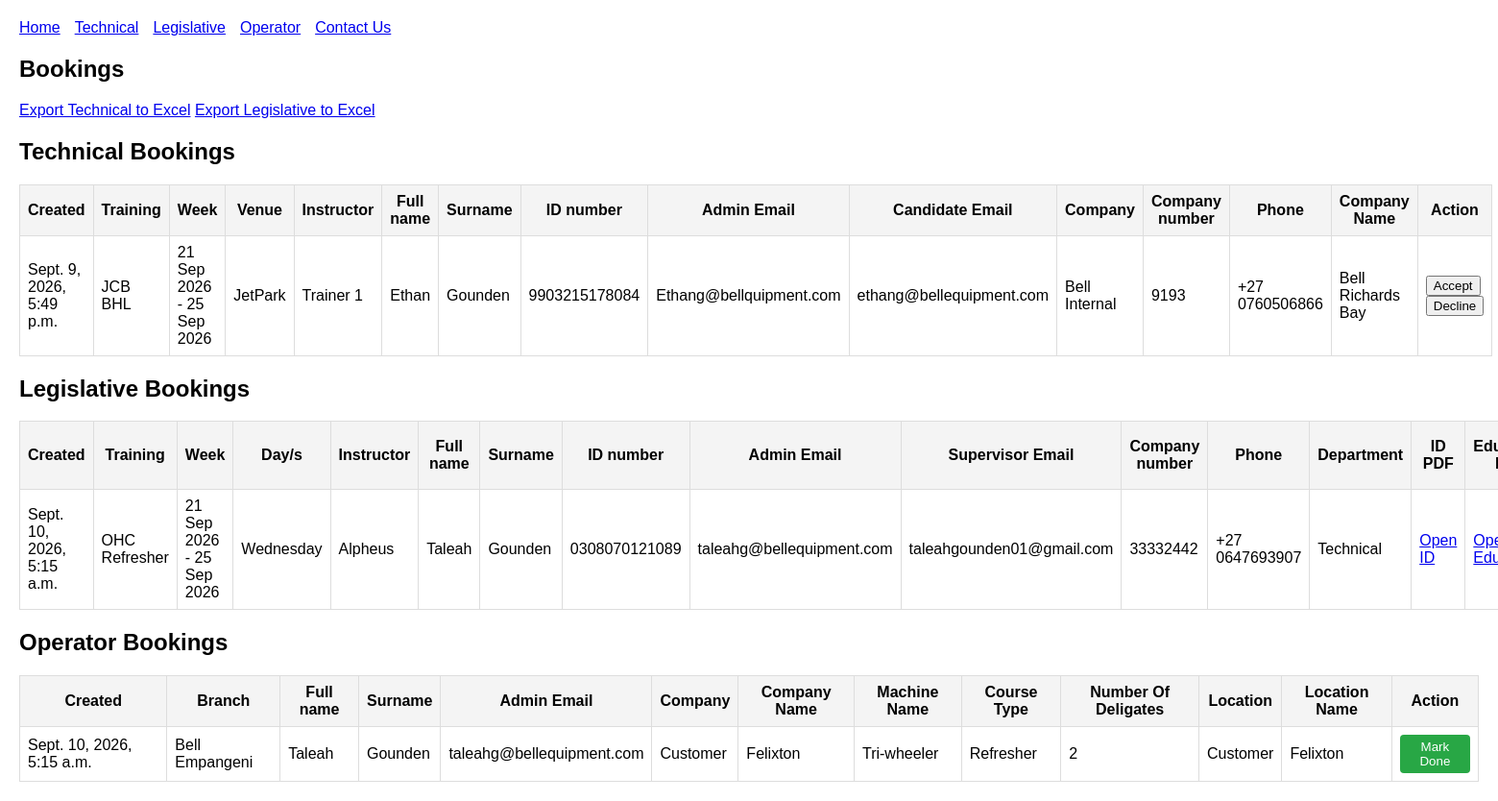
The page /bookings/ on the database its author committed.
### system/models.py (models this page shows, shortened)
class TrainingBooking(models.Model):
    slot = models.ForeignKey(ScheduleSlot, on_delete=models.CASCADE, related_name="technical_booking", null=True, blank=True )
    full_name = models.CharField(max_length=150)
    admin_email = models.EmailField(blank=True, null=True)
    candidate_email = models.EmailField(blank=True, null=True)
    phone = models.CharField(max_length=20)
    company = models.CharField(max_length=150, blank=True)
    surname = models.CharField(max_length=100, default="")
    id_number = models.CharField(max_length=50, blank=True)
    company_number = models.CharField(max_length=50, blank=True)
    company_name = models.CharField(max_length=150, blank=True)
    category = models.CharField(max_length=20, default="technical")
    created_at = models.DateTimeField(auto_now_add=True)
    is_accepted = models.BooleanField(default=False)
    is_declined = models.BooleanField(default=False)
    is_cancelled = models.BooleanField(default=False)

class ScheduleSlot(models.Model):
    week = models.ForeignKey(TrainingWeek, models.CASCADE, related_name="slots")
    instructor = models.ForeignKey(Instructor, on_delete=models.CASCADE, related_name="slots")
    training_title = models.CharField(max_length=200, help_text="e.g., ADT E# PIN 3 (5 Days)")
    venue_info = models.CharField(max_length=100, help_text="e.g., JetPark")
    prerequisite = models.TextField(blank=True, help_text="Optional prerequisite shown on the booking form")
    capacity = models.PositiveIntegerField(default=12, help_text="Total seats available")
    class Meta:
        unique_together = ("instructor", "week")

class TrainingWeek(models.Model):
    week_range = models.CharField(max_length=100, unique=True, blank=True)
    start_date = models.DateField(null=True, blank=True)
    end_date = models.DateField(null=True, blank=True)
    class Meta:
        ordering = ['start_date']
    @property
    def display_name(self):
        if self.start_date and self.end_date:
            if self.start_date == self.end_date:
                return self.start_date.strftime('%d %b %Y')
            return f"{self.start_date.strftime('%d %b %Y')} - {self.end_date.strftime('%d %b %Y')}"
        return self.week_range or ""

class Instructor(models.Model):
    name = models.CharField(max_length=100, unique=True)
    category = models.CharField(max_length=50, choices=[("technical", "Technical"), ("legislative", "Legislative")], default="technical")

class LegislativeBooking(models.Model):
    slot = models.ForeignKey(LegislativeScheduleSlot, on_delete=models.CASCADE, related_name="legislative_booking", null=True, blank=True)
    full_name = models.CharField(max_length=150)
    admin_email= models.EmailField(blank=True, null=True)
    supervisor_email = models.EmailField(blank=True, null=True)
    phone = models.CharField(max_length=20)
    department = models.CharField(max_length=150, blank=True)
    surname = models.CharField(max_length=100, default="")
    id_number = models.CharField(max_length=50, blank=True)
    company_number = models.CharField(max_length=50, blank=True)
    category = models.CharField(max_length=20, default="legislative")
    id_pdf = models.FileField(upload_to = 'booking/legislative/ids', blank=True, null=True)
    education_pdf = models.FileField(upload_to = 'booking/legislative/education', blank=True, null=True)
    medical_pdf = models.FileField(upload_to = 'booking/legislative/medical', blank=True, null=True)
    drivers_license_pdf = models.FileField(upload_to = 'booking/legislative/drivers_license', blank=True, null=True)
    previous_license_pdf = models.FileField(upload_to = 'booking/legislative/previous_license', blank=True, null=True)
    created_at = models.DateTimeField(auto_now_add=True)
    is_accepted = models.BooleanField(default=False)
    is_declined = models.BooleanField(default=False)
    is_cancelled = models.BooleanField(default=False)

class LegislativeScheduleSlot(models.Model):
    week = models.ForeignKey(TrainingWeek, models.CASCADE, related_name="legislative_slots")
    instructor = models.ForeignKey(Instructor, on_delete=models.CASCADE, related_name="legislative_slots")
    training_title = models.CharField(max_length=200, help_text="e.g., ADT E# PIN 3 (5 Days)")
    venue_info = models.CharField(max_length=100, help_text="e.g., JetPark")
    capacity = models.PositiveIntegerField(default=12, help_text="Total seats available")
    class Meta:
        verbose_name = "Legislative Schedule Slot"
        verbose_name_plural = "Legislative Schedule Slots"

class OperatorTrainingBooking(models.Model):
    full_name = models.CharField(max_length=150)
    admin_email = models.EmailField(blank=True, null=True)
    company = models.CharField(max_length=150, blank=True)
    company_name = models.CharField(max_length=150, blank=True)
    surname = models.CharField(max_length=100, default="")
    branch = models.CharField(max_length=100, blank=True)
    course_type = models.CharField(max_length=150, blank=True)
    machine_name = models.CharField(max_length=150, blank=True)
    number_of_deligates = models.IntegerField( blank=True)
    location = models.CharField(max_length=150, blank=True)
    location_name = models.CharField(max_length=150, blank=True)
    created_at = models.DateTimeField(auto_now_add=True)
    is_done = models.BooleanField(default=False)

### system/views.py (the view)
# urls.py: path('bookings/', views.bookings_list, name='bookings_list'),
def bookings_list(request):
    technical_bookings = TrainingBooking.objects.filter(category="technical").select_related("slot", "slot__instructor", "slot__week").order_by("slot__week__start_date", "slot__week__end_date", "slot__instructor__name", "-created_at")
    legislative_bookings = LegislativeBooking.objects.filter(category="legislative").select_related("slot", "slot__instructor", "slot__week").order_by("slot__week__start_date", "slot__week__end_date", "slot__instructor__name", "-created_at")
    operator_bookings = OperatorTrainingBooking.objects.all(
    )
    context = {
        "technical_bookings": technical_bookings,
        "legislative_bookings": legislative_bookings,
        "operator_bookings" : operator_bookings,
    }
    return  render(request, "bookings_list.html", context)

### system/templates/bookings_list.html (shortened to what this page needs)
<!DOCTYPE html>
<html lang="en">
<head>
</head>
<body>
<nav>
    <ul>
        <li><a href="{% url 'home' %}">Home</a></li>
        <li><a href="{% url 'technical' %}">Technical</a></li>
        <li><a href="{% url 'legislative' %}">Legislative</a></li>
        <li><a href="{% url 'operator' %}">Operator</a></li>
        <li><a href="{% url 'contact' %}">Contact Us</a></li>
    </ul>
</nav>
    <h2>Bookings</h2>
    <p>
        <a href="{% url 'export_technical' %}">Export Technical to Excel</a>
        <a href="{% url 'export_legislative' %}">Export Legislative to Excel</a>
    </p>
    <h2>Technical Bookings</h2>
    <table>
        <thead>
            <tr>
                <th>Created</th>
                <th>Training</th>
                <th>Week</th>
                <th>Venue</th>
                <th>Instructor</th>
                <th>Full name</th>
                <th>Surname</th>
                <th>ID number</th>
                <th>Admin Email</th>
                <th>Candidate Email</th>
                <th>Company</th>
                <th>Company number</th>
                <th>Phone</th>
                <th>Company Name</th>
                <th>Action</th>
            </tr>
        </thead>
        <tbody>
            {% for b in technical_bookings %}
            <tr>
                <td>{{ b.created_at }}</td>
                <td>{{ b.slot.training_title }}</td>
                <td>{{ b.slot.week.display_name }}</td>
                <td>{{ b.slot.venue_info }}</td>
                <td>{{ b.slot.instructor.name }}</td>
                <td>{{ b.full_name }}</td>
                <td>{{ b.surname }}</td>
                <td>{{ b.id_number }}</td>
                <td>{{ b.admin_email }}</td>
                <td>{{ b.candidate_email }}</td>
                <td>{{ b.company }}</td>
                <td>{{ b.company_number }}</td>
                <td>{{ b.phone }}</td>
                <td>{{ b.company_name }}</td>
                <td>
                    <div class="btn-group" role="group">
                        {% if b.is_cancelled %}
                            <span class="text-secondary font-weight-bold">Cancelled</span>
                            <form action="{% url 'delete_booking' b.id %}" method = "POST" style="display:inline;" class="booking-action-form" data-action-type="delete" onsubmit="return confirm('Are you sure you want to permanently delete this cancelled booking?');">
                                {% csrf_token %}
                                <button type="submit" class="btn btn-outline-danger btn-sm">Delete</button>
                            </form>
                        {% else %}
                            <form action="{% url 'accept_booking' b.id %}" method = "POST" style="display:inline;" class="booking-action-form" data-action-type="accept">
                                <button type="submit" class="btn btn-success btn-sm">Accept</button>
                            </form>
                            <form action="{% url 'preview_decline_booking' b.id %}" method = "GET" style="display:inline;" class="booking-action-form" data-action-type="decline">
                                <button type="submit" class="btn btn-danger btn-sm">Decline</button>
                            </form>
                        {% endif %}
                    </div>
                </td>
            {% empty %}
            <tr><td colspan="12">No bookings yet.</td></tr>
            {% endfor %}
        </tbody>
    </table>
    <h2>Legislative Bookings</h2>
    <table>
        <thead>
            <tr>
                <th>Created</th>
                <th>Training</th>
                <th>Week</th>
                <th>Day/s</th>
                <th>Instructor</th>
                <th>Full name</th>
                <th>Surname</th>
                <th>ID number</th>
                <th>Admin Email</th>
                <th>Supervisor Email</th>
                <th>Company number</th>
                <th>Phone</th>
                <th>Department</th>
                <th>ID PDF</th>
                <th>Education PDF</th>
            </tr>
        </thead>
        <tbody>
            {% for b in legislative_bookings %}
            <tr>
                <td>{{ b.created_at }}</td>
                <td>{{ b.slot.training_title }}</td>
                <td>{{ b.slot.week.display_name }}</td>
                <td>{{ b.slot.venue_info }}</td>
                <td>{{ b.slot.instructor.name }}</td>
                <td>{{ b.full_name }}</td>
                <td>{{ b.surname }}</td>
                <td>{{ b.id_number }}</td>
                <td>{{ b.admin_email }}</td>
                <td>{{ b.supervisor_email }}</td>
                <td>{{ b.company_number }}</td>
                <td>{{ b.phone }}</td>
                <td>{{ b.department }}</td>
                <td>
                    {% if b.id_pdf %}
                        <a href="{{ b.id_pdf.url }}" target="blank">Open ID</a>
                    {% else %}
                        No ID
                    {% endif %}
                </td>
                <td>
                    {% if b.education_pdf %}
                        <a href="{{ b.education_pdf.url }}" target="blank">Open Education</a>
                    {% else %}
                        No Education PDF
                    {% endif %}
                </td>
            </tr>
            {% empty %}
            <tr><td colspan="12">No bookings yet.</td></tr>
            {% endfor %}
        </tbody>
    </table>
<h2>Operator Bookings</h2>
    <table>
        <thead>
            <tr>
                <th>Created</th>
                <th>Branch</th>
                <th>Full name</th>
                <th>Surname</th>
                <th>Admin Email</th>
                <th>Company</th>
                <th>Company Name</th>
                <th>Machine Name</th>
                <th>Course Type</th>
                <th>Number Of Deligates</th>
                <th>Location</th>
                <th>Location Name</th>
                <th>Action</th>
            </tr>
        </thead>
        <tbody>
            {% for b in operator_bookings %}
            <tr>
                <td>{{ b.created_at }}</td>
                <td>{{ b.branch }}</td>
                <td>{{ b.full_name }}</td>
                <td>{{ b.surname }}</td>
                <td>{{ b.admin_email }}</td>
                <td>{{ b.company }}</td>
                <td>{{ b.company_name }}</td>
                <td>{{ b.machine_name }}</td>
                <td>{{ b.course_type }}</td>
                <td>{{ b.number_of_deligates }}</td>
                <td>{{ b.location }}</td>
                <td>
                    {% if b.location_name %}
                        {{ b.location_name }}
                    {% else %}
                        No Location
                    {% endif %}
                </td>
                <td>
                    {% if not b.is_done %}
                        <form action="{% url 'mark_operator_done' b.id %}" method="POST" style="display: inline;" class="operator-action-form" data-operator-action="done">
                            <button type="submit" style="background-color: #28a745; color:white; border: none; padding:5px 10px; cursor: pointer; border-radius: 4px;">
                                Mark Done
                            </button>
                        </form>
                    {% endif %}
                </td>
            </tr>
            {% empty %}
            <tr><td colspan="12">No bookings yet.</td></tr>
            {% endfor %}
        </tbody>
    </table>
</body>
</html>

### system/templates/bookings_list.html (style rules this page uses)
nav ul { list-style: none; padding: 0; display: flex; gap: 15px; }
body { font-family: Arial, sans-serif; margin: 20px; }
table { border-collapse: collapse; width: 100%; }
th, td { border: 1px solid #ddd; padding: 8px; }
th { background: #f4f4f4; }

### rows shown on the page
TrainingBooking: created_at "Sept. 9, 2026, 5:49 p.m.", slot.training_title "JCB BHL", slot.week.display_name "21 Sep 2026 - 25 Sep 2026", slot.venue_info "JetPark", slot.instructor.name "Trainer 1", full_name "Ethan", surname "Gounden", id_number "9903215178084", admin_email "Ethang@bellquipment.com", candidate_email "ethang@bellequipment.com", company "Bell Internal", company_number "9193", phone "+27 0760506866", company_name "Bell Richards Bay", is_cancelled "Accept"
LegislativeBooking: created_at "Sept. 10, 2026, 5:15 a.m.", slot.training_title "OHC Refresher", slot.week.display_name "21 Sep 2026 - 25 Sep 2026", slot.venue_info "Wednesday", slot.instructor.name "Alpheus", full_name "Taleah", surname "Gounden", id_number "0308070121089", admin_email "taleahg@bellequipment.com", supervisor_email "taleahgounden01@gmail.com", company_number "33332442", phone "+27 0647693907", department "Technical"
OperatorTrainingBooking: created_at "Sept. 10, 2026, 5:15 a.m.", branch "Bell Empangeni", full_name "Taleah", surname "Gounden", admin_email "taleahg@bellequipment.com", company "Customer", company_name "Felixton", machine_name "Tri-wheeler", course_type "Refresher", number_of_deligates "2", location "Customer", location_name "Felixton", is_done "Mark Done"
